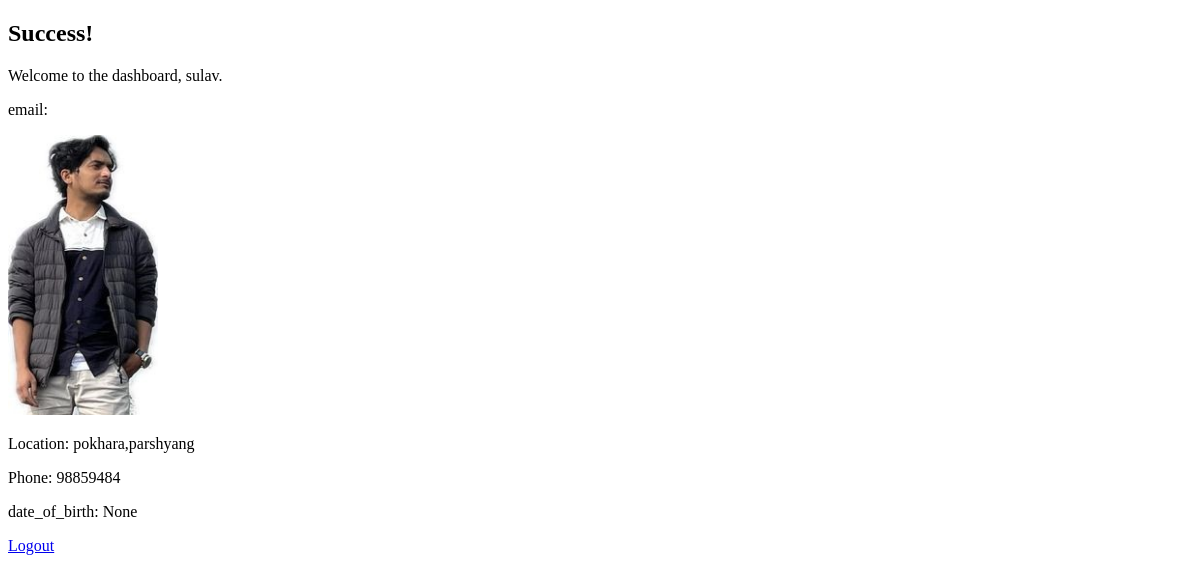
Page /users/dashboard/ (signed in) on the earlier database version.
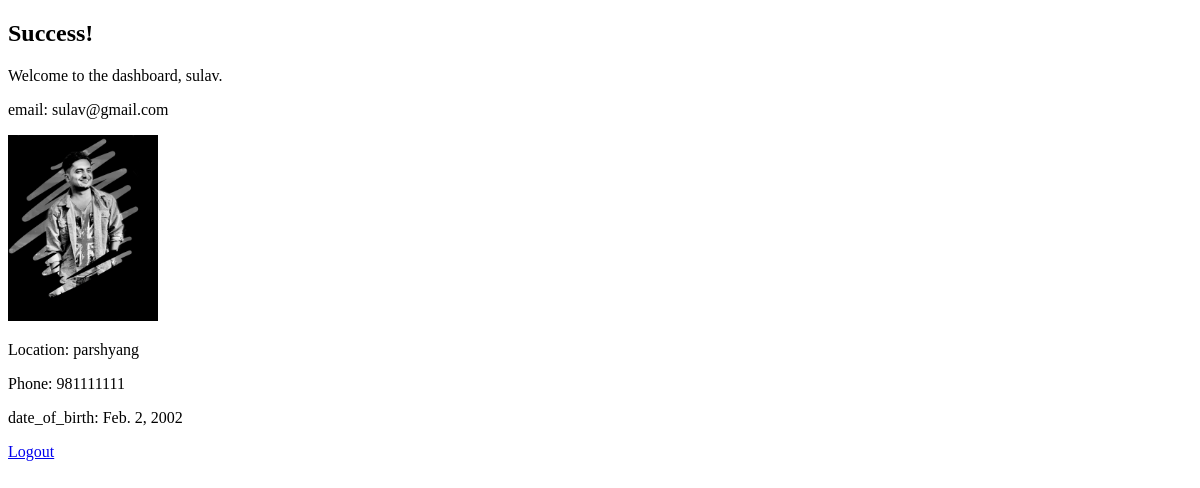
Same page on the later database version.
### usersapp/models.py (models this page shows, shortened)
class Profile(models.Model):
    user = models.OneToOneField(User, on_delete=models.CASCADE)
    image = models.ImageField(upload_to='profile_images/', blank=True)
    location = models.CharField(max_length=100, blank=True)
    phone = models.CharField(max_length=15, blank=True)
    date_of_birth = models.DateField(blank=True, null=True)

### usersapp/views.py (the view)
# urls.py: path('dashboard/', views.dashboard, name='dashboard'),
@login_required
def dashboard(request):
    try:
        profile = Profile.objects.get(user=request.user)
    except Profile.DoesNotExist:
        profile = None
    return render(request, 'dashboard.html', {'profile': profile})

### templates/dashboard.html (shortened to what this page needs)
<!DOCTYPE html>
<html>
<head>
</head>
<body>
    <h2>Success!</h2>
    <p>Welcome to the dashboard, {{ profile.user.username }}.</p>
    <p>email: {{ profile.user.email }}</p>
    <p>
        {% if profile.image %}
            <img src="{{ profile.image.url }}" alt="Profile Image" style="max-width: 150px;">
        {% else %}
            No profile image available.
        {% endif %}
    </p>
    <p>Location: {{ profile.location }}</p>
    <p>Phone: {{ profile.phone }}</p>
    <p>date_of_birth: {{ profile.date_of_birth }}</p>
    <p><a href="{% url 'logout' %}">Logout</a></p>
</body>
</html>

Differences in the rows shown:
changed Profile "sulav": user.email (not shown) → "sulav@gmail.com"; image: a different picture; location "pokhara,parshyang" → "parshyang"; phone "98859484" → "981111111"; date_of_birth "None" → "Feb. 2, 2002"
